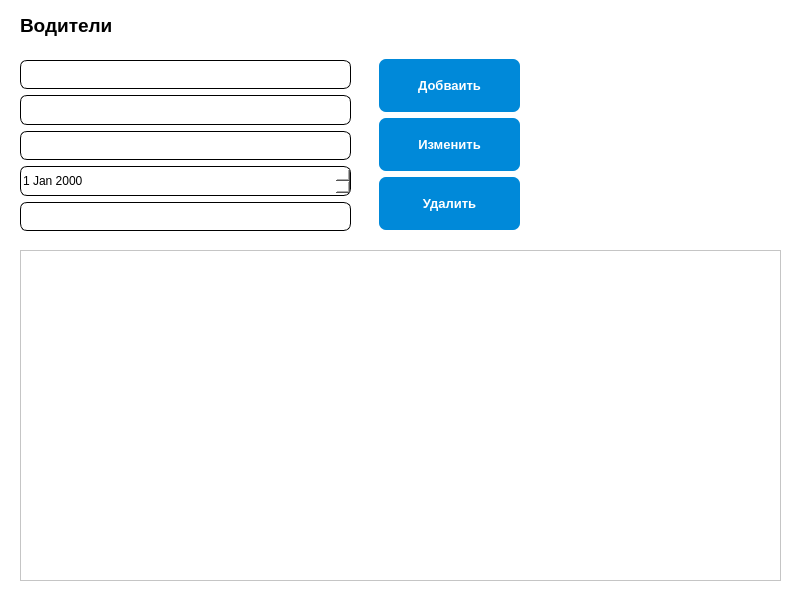
<?xml version="1.0" encoding="UTF-8"?>
<ui version="4.0">
 <class>drivers</class>
 <widget class="QDialog" name="drivers">
  <property name="geometry">
   <rect>
    <x>0</x>
    <y>0</y>
    <width>800</width>
    <height>600</height>
   </rect>
  </property>
  <property name="sizePolicy">
   <sizepolicy hsizetype="Preferred" vsizetype="Fixed">
    <horstretch>0</horstretch>
    <verstretch>0</verstretch>
   </sizepolicy>
  </property>
  <property name="minimumSize">
   <size>
    <width>600</width>
    <height>600</height>
   </size>
  </property>
  <property name="windowTitle">
   <string>Dialog</string>
  </property>
  <property name="styleSheet">
   <string notr="true">background-color: rgb(255, 255, 255);</string>
  </property>
  <widget class="QLabel" name="label">
   <property name="geometry">
    <rect>
     <x>20</x>
     <y>10</y>
     <width>111</width>
     <height>31</height>
    </rect>
   </property>
   <property name="font">
    <font>
     <pointsize>14</pointsize>
     <bold>true</bold>
    </font>
   </property>
   <property name="text">
    <string>Водители</string>
   </property>
  </widget>
  <widget class="QTableView" name="tableView">
   <property name="geometry">
    <rect>
     <x>20</x>
     <y>250</y>
     <width>761</width>
     <height>331</height>
    </rect>
   </property>
   <property name="styleSheet">
    <string notr="true">border-color: rgb(35, 35, 35);
border-top-color: rgb(255, 255, 255);
alternate-background-color: rgb(207, 207, 207);</string>
   </property>
  </widget>
  <widget class="QWidget" name="verticalLayoutWidget">
   <property name="geometry">
    <rect>
     <x>20</x>
     <y>60</y>
     <width>331</width>
     <height>171</height>
    </rect>
   </property>
   <layout class="QVBoxLayout" name="verticalLayout">
    <item>
     <widget class="QLineEdit" name="lineEdit">
      <property name="sizePolicy">
       <sizepolicy hsizetype="Expanding" vsizetype="MinimumExpanding">
        <horstretch>0</horstretch>
        <verstretch>0</verstretch>
       </sizepolicy>
      </property>
      <property name="font">
       <font>
        <pointsize>10</pointsize>
       </font>
      </property>
      <property name="styleSheet">
       <string notr="true">QLineEdit {
    border-width: 1px;
    border-style: solid;
    border-color: black;
	border-radius: 7px;
}</string>
      </property>
     </widget>
    </item>
    <item>
     <widget class="QLineEdit" name="lineEdit_2">
      <property name="sizePolicy">
       <sizepolicy hsizetype="Expanding" vsizetype="MinimumExpanding">
        <horstretch>0</horstretch>
        <verstretch>0</verstretch>
       </sizepolicy>
      </property>
      <property name="font">
       <font>
        <pointsize>10</pointsize>
       </font>
      </property>
      <property name="styleSheet">
       <string notr="true">QLineEdit {
    border-width: 1px;
    border-style: solid;
    border-color: black;
	border-radius: 7px;
}</string>
      </property>
     </widget>
    </item>
    <item>
     <widget class="QLineEdit" name="lineEdit_3">
      <property name="sizePolicy">
       <sizepolicy hsizetype="Expanding" vsizetype="MinimumExpanding">
        <horstretch>0</horstretch>
        <verstretch>0</verstretch>
       </sizepolicy>
      </property>
      <property name="font">
       <font>
        <pointsize>10</pointsize>
       </font>
      </property>
      <property name="styleSheet">
       <string notr="true">QLineEdit {
    border-width: 1px;
    border-style: solid;
    border-color: black;
	border-radius: 7px;
}</string>
      </property>
     </widget>
    </item>
    <item>
     <widget class="QDateEdit" name="dateEdit">
      <property name="sizePolicy">
       <sizepolicy hsizetype="Minimum" vsizetype="MinimumExpanding">
        <horstretch>0</horstretch>
        <verstretch>0</verstretch>
       </sizepolicy>
      </property>
      <property name="styleSheet">
       <string notr="true">QDateEdit {
    border-width: 1px;
    border-style: solid;
    border-color: black;
	border-radius: 7px;
}</string>
      </property>
     </widget>
    </item>
    <item>
     <widget class="QLineEdit" name="lineEdit_4">
      <property name="sizePolicy">
       <sizepolicy hsizetype="Expanding" vsizetype="MinimumExpanding">
        <horstretch>0</horstretch>
        <verstretch>0</verstretch>
       </sizepolicy>
      </property>
      <property name="font">
       <font>
        <pointsize>10</pointsize>
       </font>
      </property>
      <property name="styleSheet">
       <string notr="true">QLineEdit {
    border-width: 1px;
    border-style: solid;
    border-color: black;
	border-radius: 7px;
}</string>
      </property>
     </widget>
    </item>
   </layout>
  </widget>
  <widget class="QWidget" name="verticalLayoutWidget_2">
   <property name="geometry">
    <rect>
     <x>379</x>
     <y>59</y>
     <width>141</width>
     <height>171</height>
    </rect>
   </property>
   <layout class="QVBoxLayout" name="verticalLayout_2">
    <property name="sizeConstraint">
     <enum>QLayout::SetDefaultConstraint</enum>
    </property>
    <item>
     <widget class="QPushButton" name="pushButton">
      <property name="sizePolicy">
       <sizepolicy hsizetype="MinimumExpanding" vsizetype="MinimumExpanding">
        <horstretch>0</horstretch>
        <verstretch>0</verstretch>
       </sizepolicy>
      </property>
      <property name="font">
       <font>
        <pointsize>10</pointsize>
        <bold>true</bold>
       </font>
      </property>
      <property name="styleSheet">
       <string notr="true">QPushButton{
	background-color: #0089D9;
	border: none;
	color: white;
	border-radius: 7px;
}

QPushButton:pressed{
	background: #00598C;}</string>
      </property>
      <property name="text">
       <string>Добваить</string>
      </property>
     </widget>
    </item>
    <item>
     <widget class="QPushButton" name="pushButton_2">
      <property name="sizePolicy">
       <sizepolicy hsizetype="Minimum" vsizetype="MinimumExpanding">
        <horstretch>0</horstretch>
        <verstretch>0</verstretch>
       </sizepolicy>
      </property>
      <property name="font">
       <font>
        <pointsize>10</pointsize>
        <bold>true</bold>
       </font>
      </property>
      <property name="styleSheet">
       <string notr="true">QPushButton{
	background-color: #0089D9;
	border: none;
	color: white;
	border-radius: 7px;
}

QPushButton:pressed{
	background: #00598C;}</string>
      </property>
      <property name="text">
       <string>Изменить</string>
      </property>
     </widget>
    </item>
    <item>
     <widget class="QPushButton" name="pushButton_3">
      <property name="sizePolicy">
       <sizepolicy hsizetype="Minimum" vsizetype="MinimumExpanding">
        <horstretch>0</horstretch>
        <verstretch>0</verstretch>
       </sizepolicy>
      </property>
      <property name="font">
       <font>
        <pointsize>10</pointsize>
        <bold>true</bold>
       </font>
      </property>
      <property name="styleSheet">
       <string notr="true">QPushButton{
	background-color: #0089D9;
	border: none;
	color: white;
	border-radius: 7px;
}

QPushButton:pressed{
	background: #00598C;}</string>
      </property>
      <property name="text">
       <string>Удалить</string>
      </property>
     </widget>
    </item>
   </layout>
  </widget>
 </widget>
 <resources/>
 <connections/>
</ui>
